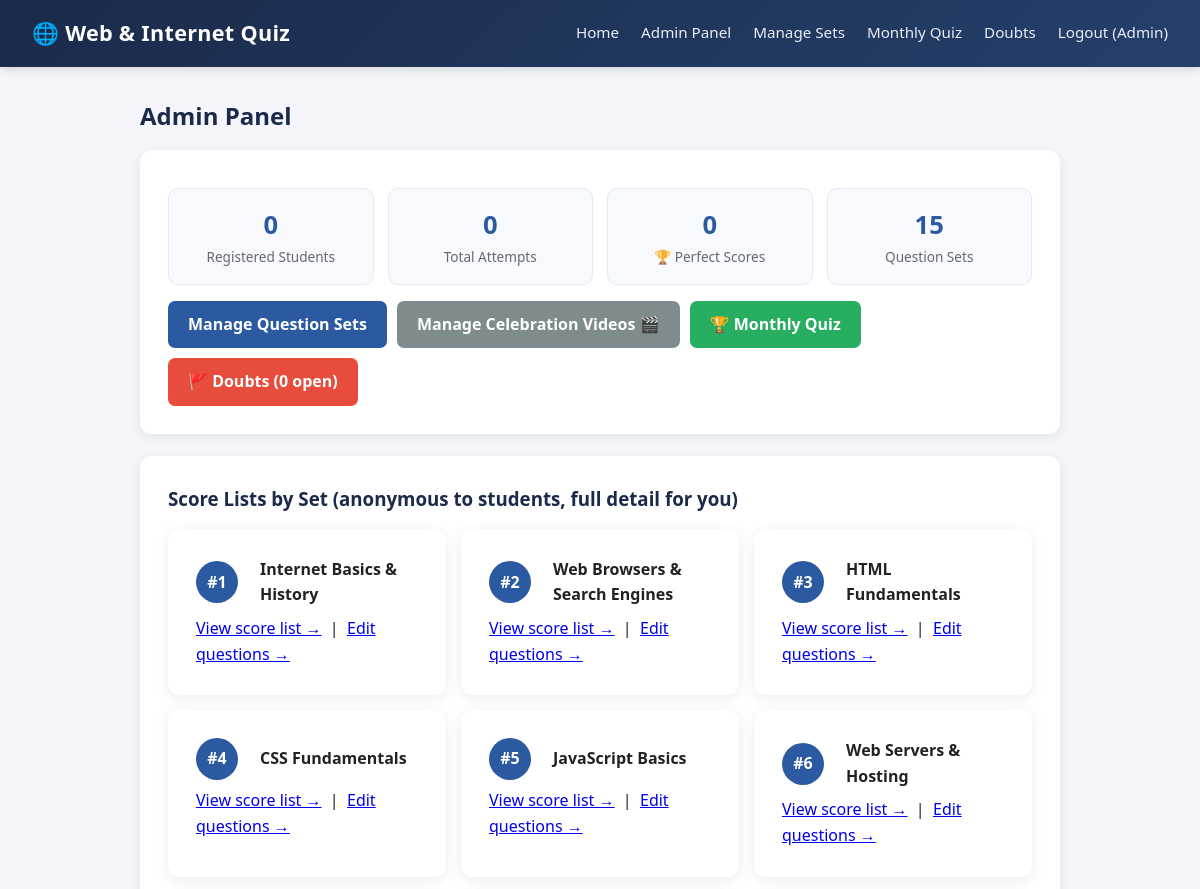
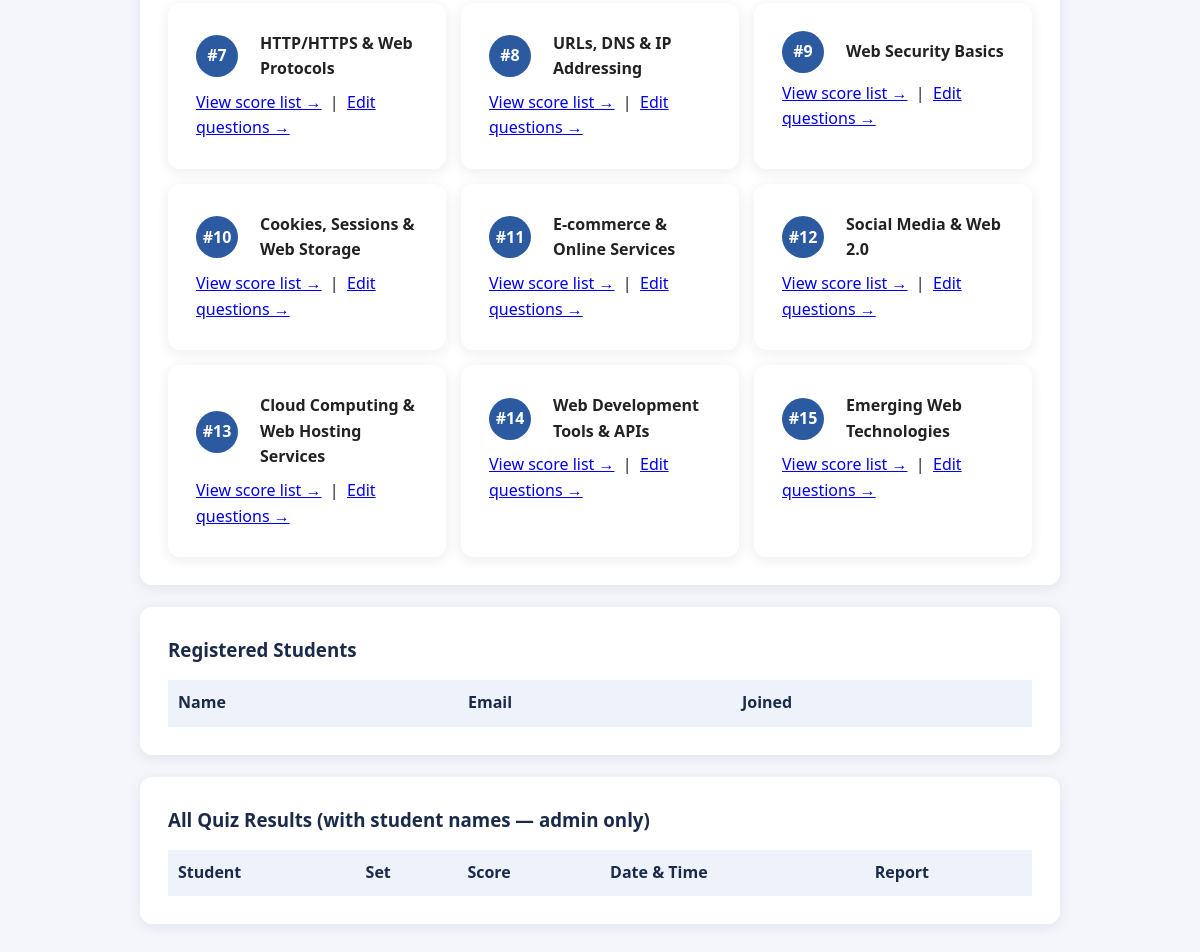
Page /admin/dashboard.php (signed in) on the committed database (2 pictures, top to bottom).
### tables this page shows
CREATE TABLE IF NOT EXISTS question_sets (
    id INT AUTO_INCREMENT PRIMARY KEY,
    set_number INT NOT NULL UNIQUE,
    title VARCHAR(150) NOT NULL,
    topic VARCHAR(100) NOT NULL DEFAULT 'Web and Internet',
    created_at TIMESTAMP DEFAULT CURRENT_TIMESTAMP
);

### admin/dashboard.php (the view, shortened to what this page needs)
<?php
require '../config/db.php';
$stat_students = $conn->query("SELECT COUNT(*) c FROM users WHERE role='student'")->fetch_assoc()['c'];
$stat_attempts = $conn->query("SELECT COUNT(*) c FROM results")->fetch_assoc()['c'];
$stat_perfect = $conn->query("SELECT COUNT(*) c FROM results WHERE score = " . FULL_MARKS)->fetch_assoc()['c'];
$stat_sets = $conn->query("SELECT COUNT(*) c FROM question_sets")->fetch_assoc()['c'];
$stat_doubts = $conn->query("SELECT COUNT(*) c FROM question_reports WHERE status='open'")->fetch_assoc()['c'];
$sets_list = $conn->query("SELECT * FROM question_sets ORDER BY set_number");
?>
<!DOCTYPE html>
<html lang="en">
<head>
    <link rel="stylesheet" href="../css/style.css">
    <link rel="stylesheet" href="../css/features.css">
</head>
<body>
    <?php include '../includes/navbar.php'; ?>
    <div class="container">
        <h2>Admin Panel</h2>
        <div class="card">
            <div class="stat-grid">
                <div class="stat-box"><div class="num"><?php echo $stat_students; ?></div><div class="label">Registered Students</div></div>
                <div class="stat-box"><div class="num"><?php echo $stat_attempts; ?></div><div class="label">Total Attempts</div></div>
                <div class="stat-box"><div class="num"><?php echo $stat_perfect; ?></div><div class="label">🏆 Perfect Scores</div></div>
                <div class="stat-box"><div class="num"><?php echo $stat_sets; ?></div><div class="label">Question Sets</div></div>
            </div>
            <div style="display:flex; gap:10px; margin-top:16px; flex-wrap:wrap;">
                <a class="btn" href="manage_quizzes.php">Manage Question Sets</a>
                <a class="btn btn-secondary" href="manage_videos.php">Manage Celebration Videos 🎬</a>
                <a class="btn btn-success" href="manage_monthly.php">🏆 Monthly Quiz</a>
                <a class="btn btn-danger" href="question_reports.php">🚩 Doubts (<?php echo $stat_doubts; ?> open)</a>
            </div>
        </div>
        <div class="card">
            <h3>Score Lists by Set (anonymous to students, full detail for you)</h3>
            <div class="quiz-grid">
                <?php while ($s = $sets_list->fetch_assoc()): ?>
                    <div class="card" style="margin-bottom:0;">
                        <div class="info-row"><div class="set-pill">#<?php echo $s['set_number']; ?></div><strong><?php echo htmlspecialchars($s['title']); ?></strong></div>
                        <a href="../leaderboard.php?set_id=<?php echo $s['id']; ?>">View score list &rarr;</a>
                        &nbsp;|&nbsp;
                        <a href="manage_questions.php?set_id=<?php echo $s['id']; ?>">Edit questions &rarr;</a>
                    </div>
                <?php endwhile; ?>
            </div>
        </div>
        <div class="card">
            <h3>Registered Students</h3>
            <table>
                <tr><th>Name</th><th>Email</th><th>Joined</th></tr>
            </table>
        </div>
        <div class="card">
            <h3>All Quiz Results (with student names — admin only)</h3>
            <table>
                <tr><th>Student</th><th>Set</th><th>Score</th><th>Date &amp; Time</th><th>Report</th></tr>
            </table>
        </div>
    </div>
</body>
</html>

### css/style.css (style rules this page uses)
* { margin: 0; padding: 0; box-sizing: border-box; font-family: 'Segoe UI', Arial, sans-serif; }
body { background: #f4f6fb; color: #222; line-height: 1.6; }
.container { max-width: 960px; margin: 30px auto; padding: 0 20px; }
.card { background: white; border-radius: 12px; box-shadow: 0 3px 14px rgba(20,30,60,0.08); padding: 28px; margin-bottom: 22px; }
h1, h2, h3 { margin-bottom: 15px; color: #1b2a4a; }
button, .btn { background: #2c5aa0; color: white; border: none; padding: 11px 20px; border-radius: 7px; cursor: pointer; font-size: 1rem; text-decoration: none; display: inline-block; width: fit-content; font-weight: 600; transition: background 0.15s, transform 0.1s; }
.btn-danger { background: #e74c3c; }
.btn-secondary { background: #7f8c8d; }
.btn-success { background: #27ae60; }
table { width: 100%; border-collapse: collapse; background: white; }
th, td { padding: 10px; border-bottom: 1px solid #eef1f6; text-align: left; }
th { background: #eef2fa; color: #1b2a4a; }
.quiz-grid { display: grid; grid-template-columns: repeat(auto-fit, minmax(250px, 1fr)); gap: 15px; }
.set-pill { display: inline-flex; align-items: center; justify-content: center; background: #2c5aa0; color: white; font-weight: 700; width: 42px; height: 42px; border-radius: 50%; margin-right: 12px; flex-shrink: 0; }
.info-row { display: flex; align-items: center; gap: 10px; margin-bottom: 8px; }
.stat-grid { display: grid; grid-template-columns: repeat(auto-fit, minmax(150px,1fr)); gap: 14px; margin-top: 10px; }
.stat-box { background: #f7f9fd; border: 1px solid #e3e9f5; border-radius: 10px; padding: 16px; text-align: center; }
.stat-box .num { font-size: 1.6rem; font-weight: 700; color: #2c5aa0; }
.stat-box .label { font-size: 0.85rem; color: #667; }

### rows in the picture
question_sets: set_number "1", title "Internet Basics & History"
question_sets: set_number "2", title "Web Browsers & Search Engines"
question_sets: set_number "3", title "HTML Fundamentals"
question_sets: set_number "4", title "CSS Fundamentals"
question_sets: set_number "5", title "JavaScript Basics"
question_sets: set_number "6", title "Web Servers & Hosting"
question_sets: set_number "7", title "HTTP/HTTPS & Web Protocols"
question_sets: set_number "8", title "URLs, DNS & IP Addressing"
question_sets: set_number "9", title "Web Security Basics"
question_sets: set_number "10", title "Cookies, Sessions & Web Storage"
question_sets: set_number "11", title "E-commerce & Online Services"
question_sets: set_number "12", title "Social Media & Web 2.0"
question_sets: set_number "13", title "Cloud Computing & Web Hosting Services"
question_sets: set_number "14", title "Web Development Tools & APIs"
question_sets: set_number "15", title "Emerging Web Technologies"

### other values in the picture
$_SESSION['name'] "Admin"
$stat_students "0"
$stat_attempts "0"
$stat_perfect "0"
$stat_sets "15"
$stat_doubts "0"
